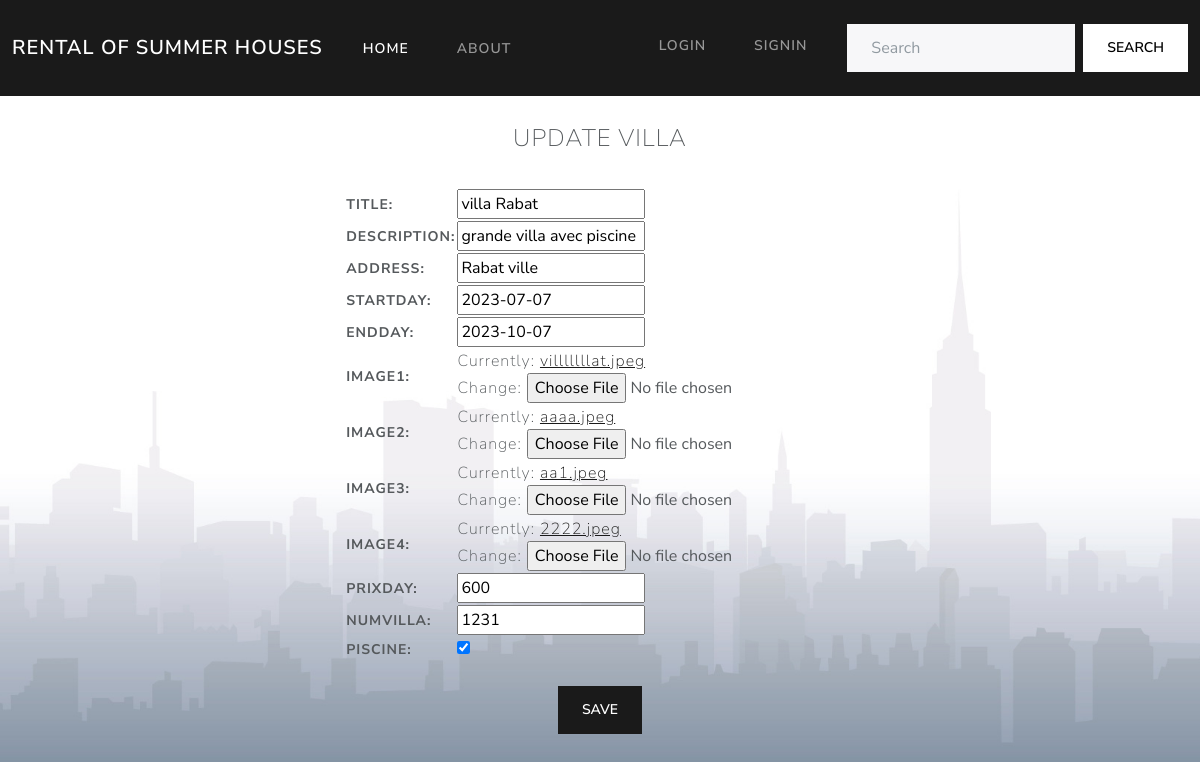
The page /updatevillaAD/1/ on the database its author committed.
### Consulte_poste/models.py (models this page shows, shortened)
class Maison(models.Model):
    user=models.ForeignKey(settings.AUTH_USER_MODEL, on_delete=models.CASCADE)
    Title = models.CharField(max_length=20)
    Description = models.CharField(max_length=100)
    Address =models.CharField(max_length=40)
    Image1 = models.ImageField()
    Image2 = models.ImageField()
    Image3 = models.ImageField()
    Image4 = models.ImageField()
    PrixDay = models.PositiveIntegerField()
    StartDay =models.DateField()
    EndDay = models.DateField()
    class Meta :
        abstract = True

class Villa(Maison):
    NumVilla=models.PositiveIntegerField()
    Piscine = models.BooleanField()

### Consulte_poste/views.py (the view)
# urls.py: path('updatevillaAD/<int:pk>/' , VillaADUpdateView.as_view(),name='UpdateAD-villa'),
class VillaADUpdateView(UpdateView):
    template_name="UpdatevillaAD.html"
    model=Villa
    fields=["Title","Description","Address","StartDay","EndDay","Image1","Image2","Image3","Image4","PrixDay","NumVilla","Piscine"]
    success_url='/listevilla/'

### Consulte_poste/templates/UpdatevillaAD.html (shortened to what this page needs)
{% load static %}
<!DOCTYPE html>
<html>
  <head>
    <link rel="stylesheet" href="{% static 'css/bootstrap.min.css' %}" />
  </head>
  <body>
    <nav class="navbar navbar-expand-lg navbar-dark bg-primary">
      <div class="container-fluid">
        <a class="navbar-brand" href="{% url 'Consulte_poste:homeIn' %}">rental of summer houses</a>
        <div class="collapse navbar-collapse" id="navbarColor01">
          <ul class="navbar-nav me-auto">
            <li class="nav-item">
              <a class="nav-link active" href="{% url 'Consulte_poste:homeIn' %}">HOME
              </a>
            </li>
            <li class="nav-item">
              <a class="nav-link" href="#">About</a>
            </li>
          </ul>
          <form class="d-flex">
            {% if user.is_authenticated %}
            <ul class="navbar-nav me-auto">
                <li class="nav-item dropdown">
                    <a class="nav-link dropdown-toggle" data-bs-toggle="dropdown" href="#" role="button" aria-haspopup="true" aria-expanded="false">{{user}} ACTIONS</a>
                    <div class="dropdown-menu">
                      <a class="dropdown-item" href="{% url 'Consulte_poste:Add-villa' %}">Add your villa</a>
                      <a class="dropdown-item" href="{% url 'Consulte_poste:Add-App' %}">Add your appartment</a>
                      <a class="dropdown-item" href="{% url 'Consulte_poste:Liste-Pvilla' %}">Show your villas</a>
                      <a class="dropdown-item" href="{% url 'Consulte_poste:Liste-PApp' %}">Show your appartment</a>
                      <a class="dropdown-item" href="{% url 'Consulte_poste:Liste-PersReserVil' %}">Show all villa reservations </a>
                      <a class="dropdown-item" href="{% url 'Consulte_poste:Liste-PersReserApp' %}">Show all apartment reservations </a>
                    </div>
                  </li>
                  {% if user.is_superuser %}
                  <li class="nav-item dropdown">
                    <a class="nav-link dropdown-toggle" data-bs-toggle="dropdown" href="#" role="button" aria-haspopup="true" aria-expanded="false">ADMIN ACTIONS</a>
                    <div class="dropdown-menu">
                      <a class="dropdown-item" href="{% url 'Consulte_poste:Liste-user' %}">Show all users</a>
                      <a class="dropdown-item" href="{% url 'Consulte_poste:Liste-villa' %}">Show all villas</a>
                      <a class="dropdown-item" href="{% url 'Consulte_poste:Liste-app' %}">Show all appartment</a>
                      <a class="dropdown-item" href="{% url 'Consulte_poste:Liste-ReserVilla' %}">Show all villa reservations</a>
                      <a class="dropdown-item" href="{% url 'Consulte_poste:Liste-Reserapp' %}">Show all apartment reservations</a>
                    </div>
                  </li>
                  {% endif %}
                <li class="nav-item">
                  <a class="nav-link" href="{% url 'Logout' %}">LOGOUT</a>
                </li>
             </ul>
            {% else %}
            <ul class="navbar-nav me-auto">
            <li class="nav-item">
              <a class="nav-link" href="{% url 'Login' %}">LOGIN</a>
            </li>
            <li class="nav-item">
              <a class="nav-link" href="{% url 'Registre' %}">SIGNIN</a>
            </li>
         </ul>
            {% endif %}
            <input class="form-control me-sm-2" type="search" placeholder="Search">
            <button class="btn btn-secondary my-2 my-sm-0" type="submit">Search</button>
          </form>
         </div>
      </div>
    </nav>
    <br>
    <table  class="tabcenter">
    <form method="post">
      <fieldset>
        <legend Align=Center>UPDATE VILLA</legend>
        <br>
        <br>
        {{ form.as_table  }}
      </fieldset>
    </table>
    <br>
    <div style="text-align:center">
<button type="submit" class="btn btn-primary">Save</button>
    </div>
  </body>
</html>

### rows shown on the page
Villa: Title "villa Rabat", Description "grande villa avec piscine", Address "Rabat ville", StartDay "2023-07-07", EndDay "2023-10-07", PrixDay "600", NumVilla "1231", Piscine "☑"
